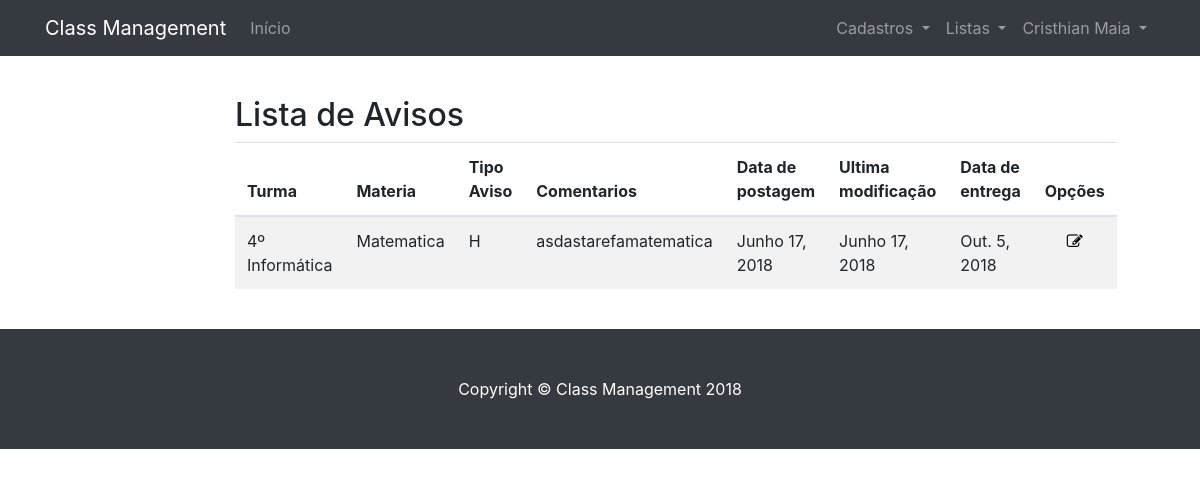
The page /visualizar/aviso/ (signed in) on the database as committed earlier.
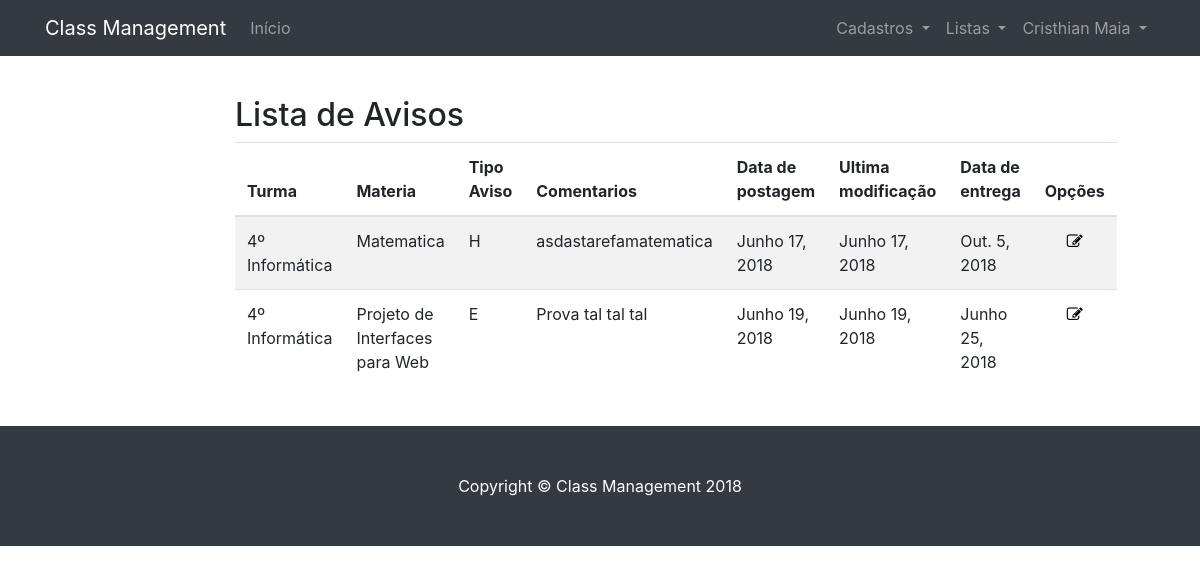
The same page on the database as committed later.
### classmanagement/models.py (models this page shows, shortened)
class Aviso(models.Model):
    AVISO_CHOICES   = (
        ('N', 'Aviso'), #Notice
        ('H', 'Tarefa'), #Homework
        ('W', 'Trabalho'), #Work
        ('E', 'Prova'), #Exam
    )
    data_final              = models.DateField(auto_now=False, auto_now_add=False, blank=False, null=False, verbose_name="Data Final")
    tipo_aviso              = models.CharField(max_length=1, choices=AVISO_CHOICES, null=False, blank=False, help_text='Obrigatório.', verbose_name="Tipo de Aviso")
    comentarios             = models.TextField(null=True, blank=True)
    ultima_modificacao      = models.DateField(auto_now=True)
    data_post               = models.DateField(auto_now_add=True)
    turma                   = models.ForeignKey(Turma, on_delete=models.PROTECT, null=False, blank=False)
    materia                 = models.ForeignKey(Materia, on_delete=models.PROTECT, null=False, blank=False)

class Turma(models.Model):
    nome                    = models.CharField(max_length=120, blank=False, null=False, help_text='Obrigatório.')
    alunos                  = models.ManyToManyField(User, help_text='Obrigatório', related_name='alunos_matriculados')
    data_cadastro           = models.DateField(auto_now_add=True)
    representante           = models.ForeignKey(User, on_delete=models.PROTECT, blank=False, null=False)
    colegio                 = models.ForeignKey(Colegio, on_delete=models.PROTECT, blank=False, null=False, help_text='Obrigatório.')
    def __str__(self):
        return self.nome

class Materia(models.Model):
    DIA_CHOICES   = (
        ('Seg', 'Segunda'),
        ('Ter', 'Terca'),
        ('Qua', 'Quarta'),
        ('Qui', 'Quinta'),
        ('Sex', 'Sexta'),
        ('Sab', 'Sabado'),
        ('Dom', 'Domingo'),
    )
    nome                    = models.CharField(max_length=120, blank=False, null=False, help_text='Obrigatório.')
    local                   = models.CharField(max_length=120, blank=False, null=False, help_text='Exemplo: "Sala 02"')
    dia                     = models.CharField(max_length=3, blank=False, null=False, choices=DIA_CHOICES, help_text='Dia da Semana')
    horario_inicio          = models.CharField(max_length=5, blank=False, null=False, verbose_name="Horario de inicio", help_text='Exemplo: "20:00"')
    horario_fim             = models.CharField(max_length=5, blank=False, null=False, verbose_name="Horario final", help_text='Exemplo: "20:50"')
    turma                   = models.ForeignKey(Turma, on_delete=models.PROTECT, null=False, blank=False)
    professor               = models.ForeignKey(Professor, on_delete=models.PROTECT, null=False, blank=False)
    def __str__(self):
        return self.nome
    class Meta:
        verbose_name = 'Matéria'
        verbose_name_plural = 'Matérias'

### classmanagement/views.py (the view)
# urls.py: path('visualizar/aviso/', views.AvisoListView.as_view(), name='visualizar_aviso'),
class AvisoListView(generic.ListView):
    model = models.Aviso
    template_name = 'list/aviso_list.html'
    def get_queryset(self):
        self.object_list = models.Aviso.objects.filter(
            turma__alunos=self.request.user)
        return self.object_list
    def get_context_data(selfself, **kwargs):
        context = super().get_context_data(**kwargs)
        context['titulo'] = 'Lista de Avisos'
        return context

### classmanagement/templates/list/aviso_list.html (shortened to what this page needs)
{% extends "list.html" %}
{% block lista %}
<table class="table table-striped">
  <thead>
    <tr>
      <th>Turma</th>
      <th>Materia</th>
      <th>Tipo Aviso</th>
      <th>Comentarios</th>
      <th>Data de postagem</th>
      <th>Ultima modificação</th>
      <th>Data de entrega</th>
      <th class="center">Opções</th>
    </tr>
  </thead>
  <tbody>
{% for aviso in object_list %}
   <td>{{ aviso.turma }}</td>
    <td>{{ aviso.materia }}</td>
    <td>{{ aviso.tipo_aviso }}</td>
    <td>{{ aviso.comentarios }}</td>
    <td>{{ aviso.data_post }}</td>
    <td>{{ aviso.ultima_modificacao }}</td>
    <td>{{ aviso.data_final }}</td>
    <td class="center">
        <a href="{{turma.id}}" class="">
          <i class="fa fa-edit" aria-hidden></i>
        </a>
      </td>
{% empty %}
    <tr>
      <td colspan="4">Nenhum registro encontrado!</td>
    </tr>
{% endfor %}
</tbody>
</table>
{% endblock %}

Rows that differ between the two databases and show on the page:
added Aviso: turma "4º Informática", materia "Projeto de Interfaces para Web", tipo_aviso "E", comentarios "Prova tal tal tal", data_post "Junho 19, 2018", ultima_modificacao "Junho 19, 2018", data_final "Junho 25, 2018"
